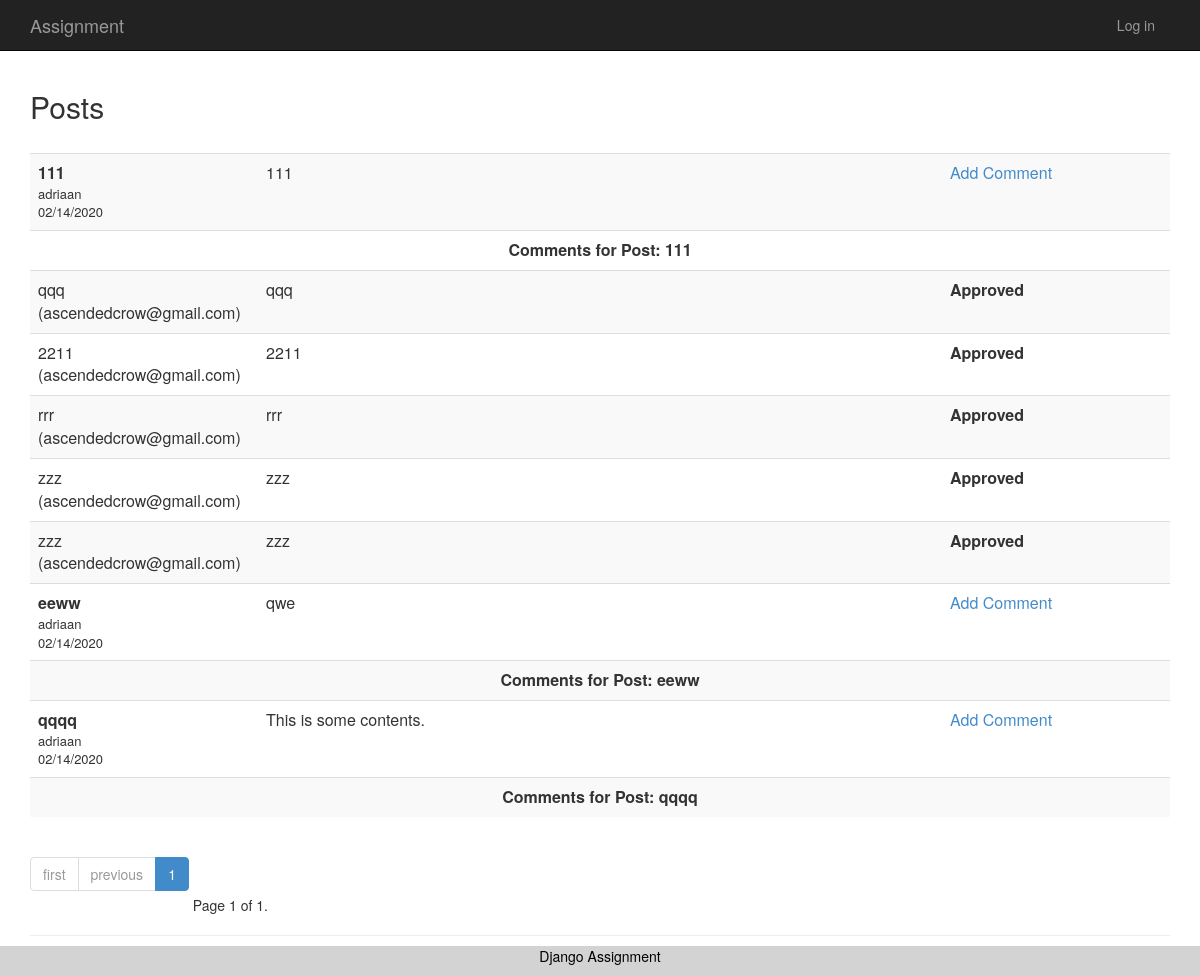
Before: / with the older database file.
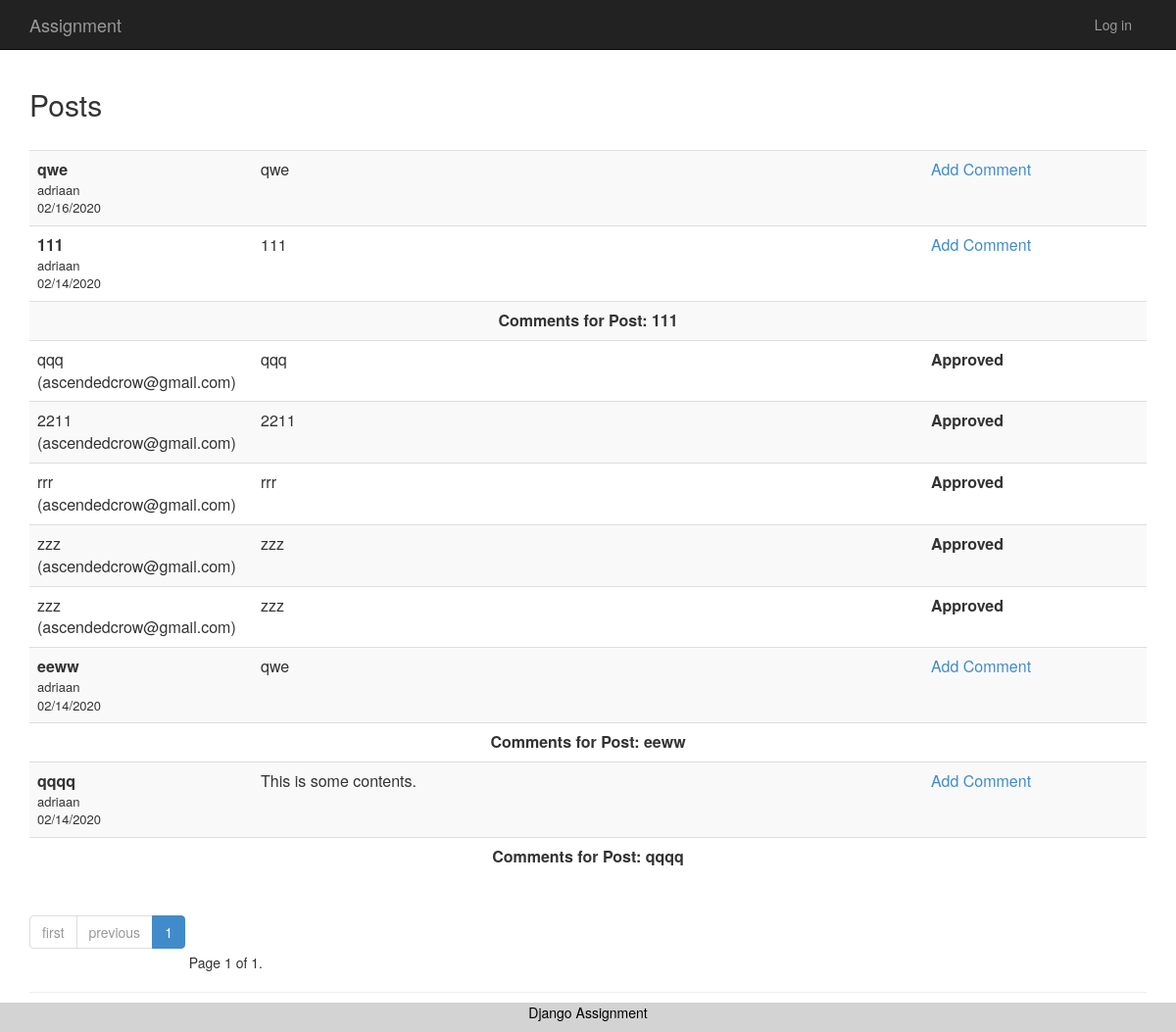
After: the same page with the newer database file.
### posts/models.py (models this page shows, shortened)
class Post(BaseModel):
    title = models.CharField('Title', max_length=255, blank=False,  null=False, unique=True)
    contents = models.TextField('Contents', max_length=255, blank=False,  null=False)
    user = models.ForeignKey(settings.AUTH_USER_MODEL, on_delete=models.CASCADE, related_name='created_user', blank=False,  null=False)
    published = models.DateTimeField(blank=False, null=False, default=now)
    @property
    def future_post(self):
        return now() < self.published

### comments/models.py (models this page shows, shortened)
class Comment(BaseModel):
    post = models.ForeignKey(Post, on_delete=models.CASCADE, related_name='comments')
    name = models.CharField('Name', max_length=255, blank=False,  null=False)
    e_mail = models.EmailField('E-Mail', max_length=255, blank=False,  null=False)
    contents = models.TextField('Contents', blank=False,  null=False)
    approved = models.BooleanField('Approved', default=False)
    def __str__(self):
        return '{name} ({email})'.format(email=self.e_mail, name=self.contents)

### posts/views.py (the view)
class PostListView(ListView):
    model = Post
    paginate_by = 5

### posts/templates/posts/post_list.html (shortened to what this page needs)
{% extends "app/layout.html" %}
{% block content %}
<h2>{{ title }}</h2>
<br />
<table class="table table-striped">
    <tbody>
        {% for post in object_list %}
            {% if post.future_post == False or user.is_superuser %}
                <tr>
                    <td data-toggle="tooltip" title="Title, User and Created date of the post." style="width:20%">
                        <b>{{ post.title }}</b><br />
                        <span style="font-size:small">{{ post.user }} <br /></span>
                        <span style="font-size:small">{{ post.created|date:"SHORT_DATE_FORMAT" }} </span>
                    </td>
                    <td data-toggle="tooltip" title="Post Contents" style="width:60%">
                        {{ post.contents}}
                    </td>
                    <td>
                        <a href="{% url 'Comments' post.id %}">Add Comment</a>
                    </td>
                </tr>
                {% if post.comments.count > 0 %}
                    <tr>
                        <td colspan="3" align="center">
                            <b>Comments for Post: {{ post.title }}</b>
                        </td>
                    </tr>
                {% endif %}
                {% for comment in post.comments.all %}
                    {% if comment.approved == True or user.is_superuser %}
                        <tr>
                            <td>
                                {{ comment }}
                            </td>
                            <td>
                                {{ comment.contents }}
                            </td>
                            <td>
                                {% if comment.approved == True %}
                                    <b>Approved</b>
                                {% else %}
                                    <b><a href="{% url 'Approve Comments' comment.id %}">Approve Comment</a></b>
                                {% endif %}
                            </td>
                        </tr>
                    {% endif %}
                {% endfor %}
            {% endif %}
        {% endfor %}
    </tbody>
</table>
<ul class="pagination">
    {% if not page_obj.has_previous %}
        <li class="page-item disabled"><a class="page-link" href="#">first</a></li>
        <li class="page-item disabled"><a class="page-link" href="#">previous</a></li>
    {% else %}
        <li class="page-item"><a class="page-link" href="?page=1">first</a></li>
        <li class="page-item"><a class="page-link" href="?page={{ page_obj.previous_page_number }}">previous</a></li>
    {% endif %}
    {% for range in paginator.page_range %}
        {% if range == page_obj.number %}
            <li class="page-item active"><a class="page-link active" href="?page={{ range }}"> {{ range }}</a></li>
        {% else %}
            <li class="page-item" style="display:none;"><a class="page-link " href="?page={{ range }}"> {{ range }} <span class="sr-only">(current)</span></a></li>
        {% endif %}
        {% endfor %}
</ul>
<span class="current">
    Page {{ page_obj.number }} of {{ page_obj.paginator.num_pages }}.
</span>
{% endblock %}

Changed rows visible on the page:
added Post: title "qwe", user "adriaan", created "02/16/2020", contents "qwe"
